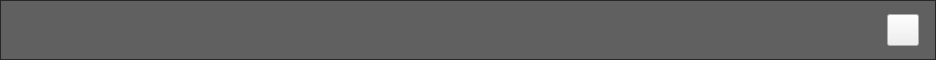
<?xml version="1.0" encoding="UTF-8"?>
<ui version="4.0">
 <class>controlTops</class>
 <widget class="QWidget" name="controlTops">
  <property name="geometry">
   <rect>
    <x>0</x>
    <y>0</y>
    <width>936</width>
    <height>60</height>
   </rect>
  </property>
  <property name="minimumSize">
   <size>
    <width>0</width>
    <height>60</height>
   </size>
  </property>
  <property name="maximumSize">
   <size>
    <width>16777215</width>
    <height>60</height>
   </size>
  </property>
  <property name="windowTitle">
   <string>Form</string>
  </property>
  <layout class="QHBoxLayout" name="horizontalLayout">
   <property name="spacing">
    <number>0</number>
   </property>
   <property name="leftMargin">
    <number>0</number>
   </property>
   <property name="topMargin">
    <number>0</number>
   </property>
   <property name="rightMargin">
    <number>0</number>
   </property>
   <property name="bottomMargin">
    <number>0</number>
   </property>
   <item>
    <widget class="QFrame" name="frame">
     <property name="minimumSize">
      <size>
       <width>0</width>
       <height>60</height>
      </size>
     </property>
     <property name="maximumSize">
      <size>
       <width>16777215</width>
       <height>60</height>
      </size>
     </property>
     <property name="styleSheet">
      <string notr="true">#frame
{
	background-color: rgba(0, 0, 0, 0.6);
}</string>
     </property>
     <property name="frameShape">
      <enum>QFrame::StyledPanel</enum>
     </property>
     <property name="frameShadow">
      <enum>QFrame::Raised</enum>
     </property>
     <layout class="QHBoxLayout" name="horizontalLayout_2">
      <property name="spacing">
       <number>10</number>
      </property>
      <property name="leftMargin">
       <number>16</number>
      </property>
      <property name="topMargin">
       <number>0</number>
      </property>
      <property name="rightMargin">
       <number>16</number>
      </property>
      <property name="bottomMargin">
       <number>0</number>
      </property>
      <item>
       <widget class="QLabel" name="label_name_mv">
        <property name="styleSheet">
         <string notr="true">	font-size: 16px;
	font-family: 微软雅黑;
	color: #01EEC3;
	padding-left:42px;</string>
        </property>
        <property name="alignment">
         <set>Qt::AlignCenter</set>
        </property>
       </widget>
      </item>
      <item>
       <widget class="QPushButton" name="pushButton_closeMv">
        <property name="minimumSize">
         <size>
          <width>32</width>
          <height>32</height>
         </size>
        </property>
        <property name="maximumSize">
         <size>
          <width>32</width>
          <height>32</height>
         </size>
        </property>
        <property name="cursor">
         <cursorShape>PointingHandCursor</cursorShape>
        </property>
        <property name="toolTip">
         <string>关闭</string>
        </property>
        <property name="styleSheet">
         <string notr="true">border-image: url(:/musicPlayer/image/musicPlayer/ic_gb.png);</string>
        </property>
        <property name="text">
         <string/>
        </property>
       </widget>
      </item>
     </layout>
    </widget>
   </item>
  </layout>
 </widget>
 <resources>
  <include location="../../MediaPlayer.qrc"/>
 </resources>
 <connections/>
</ui>
